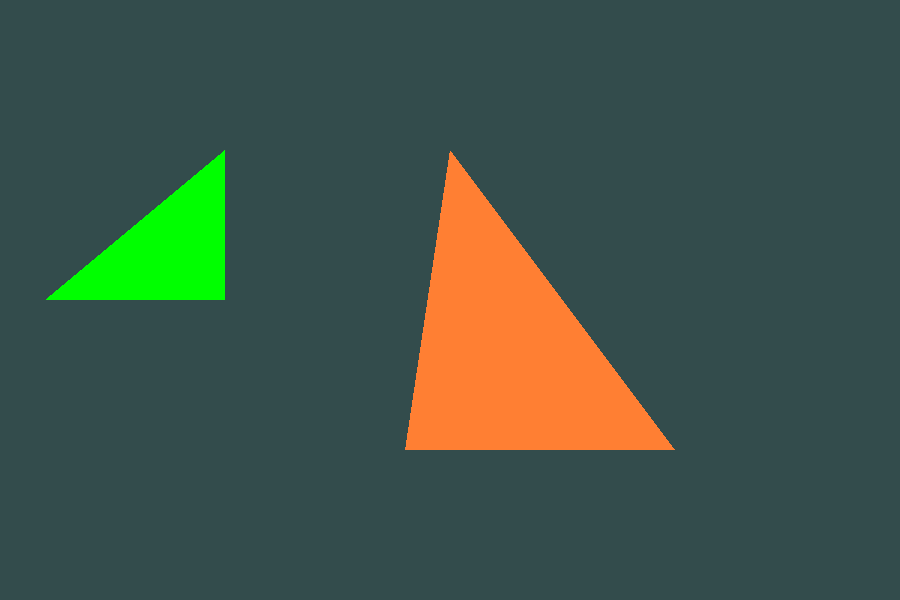
#> input picture e2e-tests/image templates/draw_two_triangles.png, 900 x 600 px, found by its file name
$ python compare_images.py '../../../image templates/draw_two_triangles.png'
#> lines starting #> are read from the running program, lines starting #| are printed output that depends on the picture
import hashlib
import sys
from PIL import Image
import os


def get_path_to_templates():
    dir = os.path.basename(os.getcwd())
    if dir == "e2e-tests":
        return "image_templates/"
    else:
        return "e2e-tests/image_templates/"


TEMPLATE_IMAGE_NAME = sys.argv[1]
TEMPLATE_IMAGE_PATH = get_path_to_templates() + TEMPLATE_IMAGE_NAME
GENERATED_IMAGE_PATH = "test_result_" + TEMPLATE_IMAGE_NAME


def transform_vertically(path: str):
    image = Image.open(path)
#> image is the input picture: PIL image 900x600 RGB; mean R, G, B 65, 84.3, 72.2
    image = image.transpose(Image.Transpose.FLIP_TOP_BOTTOM)
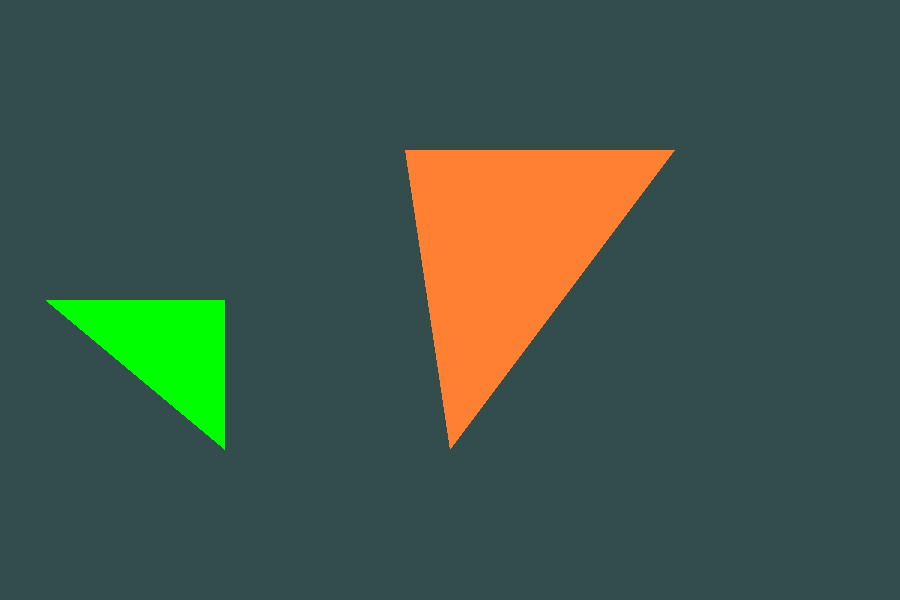
#> image: PIL image 900x600 RGB; mean R, G, B 65, 84.3, 72.2
    image.save(path)


def get_hash(path: str):
    with open(path, "rb") as f:
        bytes = f.read()
        return hashlib.sha256(bytes).hexdigest()


def test_images():
    template_image_hash = get_hash(TEMPLATE_IMAGE_PATH)
    generated_image_hash = get_hash(GENERATED_IMAGE_PATH)

    if template_image_hash != generated_image_hash:
        sys.stderr.write(f"Images are not equal! {TEMPLATE_IMAGE_NAME}")
#> (the run stopped early here; a loop or call above may not have finished)
